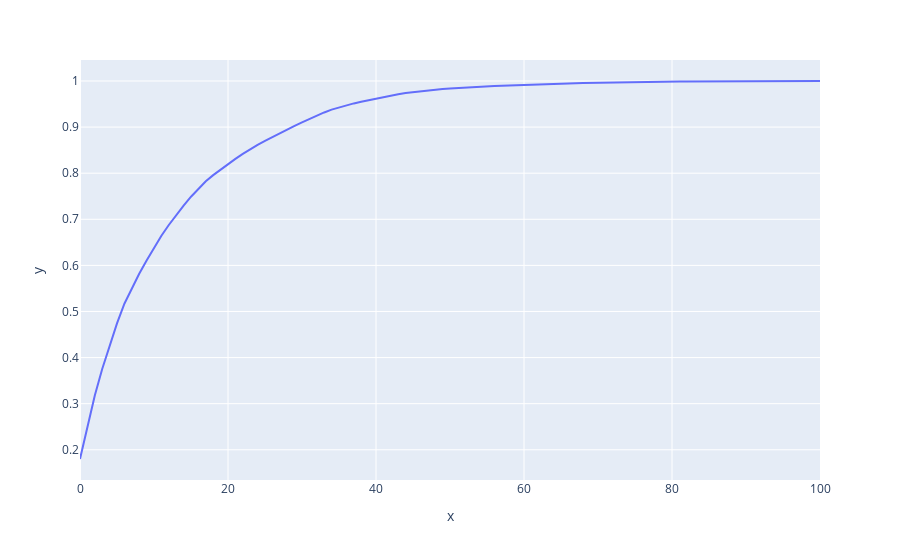

The notebook cell this image was saved under:
### Code cell
import plotly.express as px

px.line(x  = np.arange(len(pca.explained_variance_ratio_)), y = np.cumsum(pca.explained_variance_ratio_))
